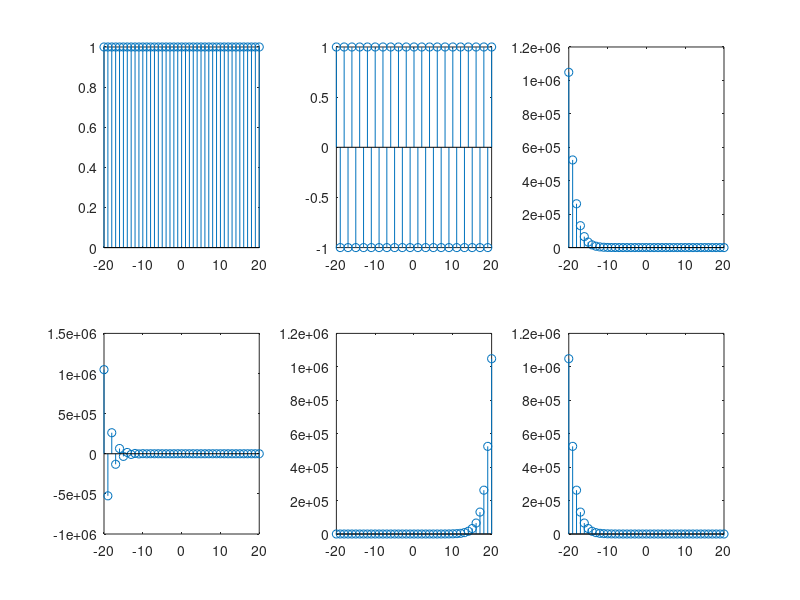
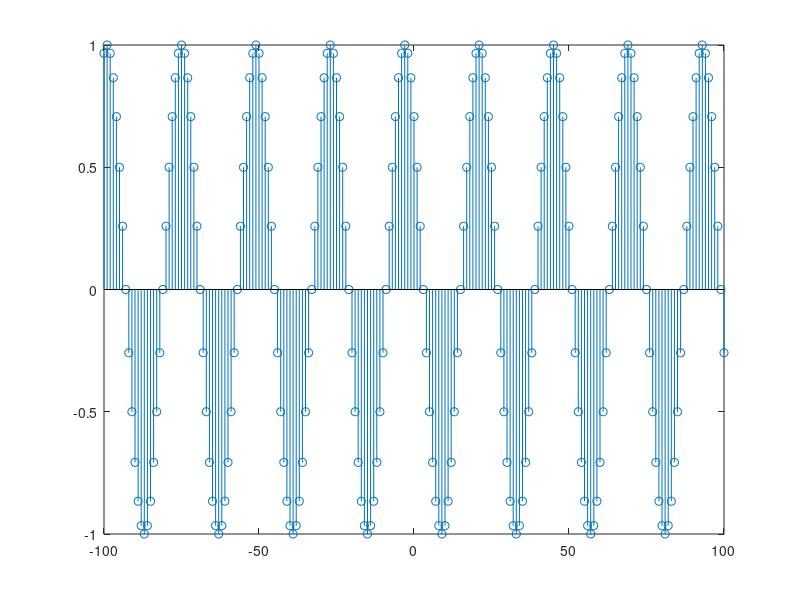

Recreate these plots in MATLAB, in order.
%% Aula 13-04

% Aluno: Arthur Cadore M. B. 

%% Formatação base: 

close all
clear all
clc

%% Variavel de faixa: 

n= -20:20;

n1= -100:100;

%% Lista (item 3.6, pag:234): 

a = (1).^n; 

b = (-1).^n;

c = (0.5).^n;

d = (-0.5).^n;

e = (0.5).^-n;

f = (2).^-n;

%% Plot das funções (item 3.6, pag:234):

figure(1)
subplot(2,3,1);
stem(n,a);
subplot(2,3,2);
stem(n,b);
subplot(2,3,3);
stem(n,c);
subplot(2,3,4);
stem(n,d);
subplot(2,3,5);
stem(n,e);
subplot(2,3,6);
stem(n,f);
hold

%% Lista (item 3.3.5, pag:236): 

a = cos((pi/12).*n1+(pi/4));

%% Plot das funções (item 3.1, pag:235):

figure(2)
subplot(1,1,1);
stem(n1,a);
hold
